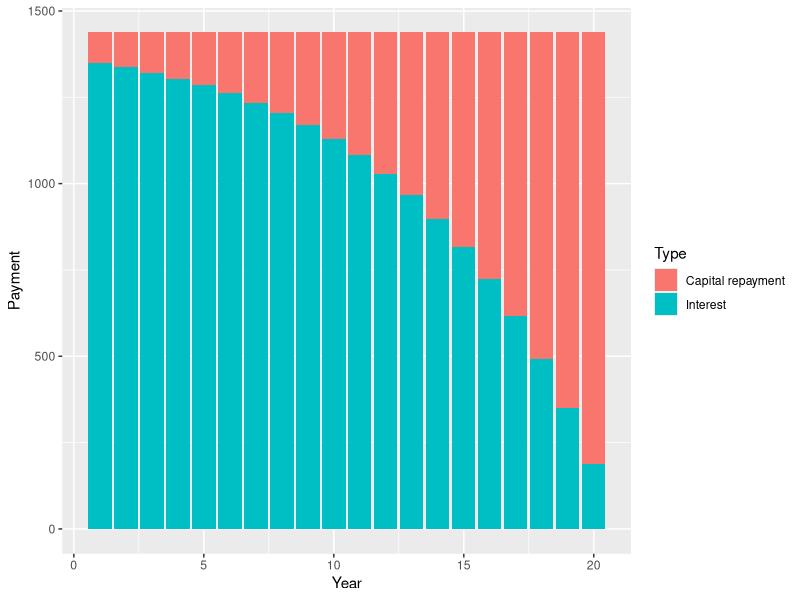

This chart was generated by the following R code:
# R-programming Week 1

3 + (4/5)
(3+4)/5
27^(1/3)


n <- 20                                # term of the loan
loan <- 9000                           # amount
interest.rate <- 0.15                  # effective annual interest rate
v <- 1 / (1+interest.rate)             # effective annual discount factor
payment <- loan * (1-v) / (v*(1-v^n))  # yearly payments
payment


k <- 10                                # year of repayment
alpha.k = v^(n+1-k)                    # capital factor 
capital.repayment <- payment * alpha.k
interest.repayment <- payment * (1-alpha.k)
capital.repayment
interest.repayment


k <- 1:n                               # create vector with all possible k
alpha <- v^(n+1-k)                     # split factors
capital <- alpha * payment             # capital repayments
interest <- (1-alpha) * payment        # interest part
data <- data.frame(Year=1:20, rbind(data.frame(Type="Capital repayment",
                                               Payment=capital),
                                    data.frame(Type="Interest",
                                               Payment=interest)))
library(ggplot2)
ggplot(data=data) + geom_col(aes(Year, Payment, fill=Type))

repayment <- function(n, loan, interest.rate) { 
  v <- 1 / (1+interest.rate)             # effective annual discount factor
  payment <- loan * (1-v) / (v*(1-v^n))  # yearly payments
  return(payment)                        # Return the answer
}

repayment(n=20, loan=9000, interest.rate=0.05)
repayment(n=20, loan=9000, interest.rate=0.10)
repayment(n=20, loan=9000, interest.rate=0.15)


